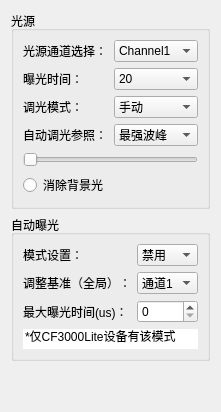
        <widget class="QWidget" name="tabLightSourceMode">
         <property name="enabled">
          <bool>true</bool>
         </property>
         <attribute name="title">
          <string>光源</string>
         </attribute>
         <layout class="QGridLayout" name="gridLayout_6">
          <item row="1" column="0">
           <widget class="QGroupBox" name="groupBox_autoExporsure">
            <property name="title">
             <string>自动曝光</string>
            </property>
            <layout class="QGridLayout" name="gridLayout_21">
             <item row="2" column="0">
              <widget class="QLabel" name="label_19">
               <property name="text">
                <string>最大曝光时间(us)：</string>
               </property>
              </widget>
             </item>
             <item row="1" column="1">
              <widget class="QComboBox" name="comboBox_3LAutoExporsureChannel">
               <item>
                <property name="text">
                 <string>通道1</string>
                </property>
               </item>
               <item>
                <property name="text">
                 <string>通道2</string>
                </property>
               </item>
              </widget>
             </item>
             <item row="3" column="0" colspan="2">
              <widget class="QLineEdit" name="lineEdit">
               <property name="text">
                <string>*仅CF3000Lite设备有该模式</string>
               </property>
               <property name="frame">
                <bool>false</bool>
               </property>
               <property name="cursorPosition">
                <number>18</number>
               </property>
               <property name="readOnly">
                <bool>true</bool>
               </property>
              </widget>
             </item>
             <item row="2" column="1">
              <widget class="QSpinBox" name="spinBox_3LAutoExporsureValue">
               <property name="maximum">
                <number>65535</number>
               </property>
              </widget>
             </item>
             <item row="0" column="0">
              <widget class="QLabel" name="label_11">
               <property name="text">
                <string>模式设置：</string>
               </property>
              </widget>
             </item>
             <item row="0" column="1">
              <widget class="QComboBox" name="comboBox_3LAutoExporsureMode">
               <item>
                <property name="text">
                 <string>禁用</string>
                </property>
               </item>
               <item>
                <property name="text">
                 <string>使能</string>
                </property>
               </item>
              </widget>
             </item>
             <item row="1" column="0">
              <widget class="QLabel" name="label_16">
               <property name="text">
                <string>调整基准（全局）：</string>
               </property>
              </widget>
             </item>
            </layout>
           </widget>
          </item>
          <item row="0" column="0">
           <widget class="QGroupBox" name="groupBoxLightSource">
            <property name="title">
             <string>光源</string>
            </property>
            <layout class="QGridLayout" name="gridLayout_38">
             <item row="0" column="0">
              <widget class="QLabel" name="label_4">
               <property name="text">
                <string>光源通道选择：</string>
               </property>
              </widget>
             </item>
             <item row="0" column="1">
              <widget class="QComboBox" name="comboBoxLightSourceChannelSelect">
               <item>
                <property name="text">
                 <string>Channel1</string>
                </property>
               </item>
               <item>
                <property name="text">
                 <string>Channel2</string>
                </property>
               </item>
               <item>
                <property name="text">
                 <string>Channel3</string>
                </property>
               </item>
               <item>
                <property name="text">
                 <string>Channel4</string>
                </property>
               </item>
              </widget>
             </item>
             <item row="1" column="0">
              <widget class="QLabel" name="label_5">
               <property name="text">
                <string>曝光时间：</string>
               </property>
              </widget>
             </item>
             <item row="1" column="1">
              <widget class="QComboBox" name="comboBoxExposureTime">
               <item>
                <property name="text">
                 <string>20</string>
                </property>
               </item>
               <item>
                <property name="text">
                 <string>50</string>
                </property>
               </item>
               <item>
                <property name="text">
                 <string>100</string>
                </property>
               </item>
               <item>
                <property name="text">
                 <string>200</string>
                </property>
               </item>
               <item>
                <property name="text">
                 <string>400</string>
                </property>
               </item>
               <item>
                <property name="text">
                 <string>700</string>
                </property>
               </item>
               <item>
                <property name="text">
                 <string>1000</string>
                </property>
               </item>
               <item>
                <property name="text">
                 <string>1500</string>
                </property>
               </item>
              </widget>
             </item>
             <item row="2" column="0">
              <widget class="QLabel" name="label_6">
               <property name="text">
                <string>调光模式：</string>
               </property>
              </widget>
             </item>
             <item row="2" column="1">
              <widget class="QComboBox" name="comboBoxLightMode">
               <item>
                <property name="text">
                 <string>手动</string>
                </property>
               </item>
               <item>
                <property name="text">
                 <string>自动</string>
                </property>
               </item>
              </widget>
             </item>
             <item row="3" column="0">
              <widget class="QLabel" name="label_7">
               <property name="text">
                <string>自动调光参照：</string>
               </property>
              </widget>
             </item>
             <item row="3" column="1">
              <widget class="QComboBox" name="comboBoxLightReference">
               <item>
                <property name="text">
                 <string>最强波峰</string>
                </property>
               </item>
               <item>
                <property name="text">
                 <string>最弱波峰</string>
                </property>
               </item>
              </widget>
             </item>
             <item row="5" column="0">
              <widget class="QRadioButton" name="rb_subBackgroundLight">
               <property name="text">
                <string>消除背景光</string>
               </property>
              </widget>
             </item>
             <item row="4" column="0" colspan="2">
              <widget class="QSlider" name="horizontalSliderLightValue">
               <property name="orientation">
                <enum>Qt::Horizontal</enum>
               </property>
              </widget>
             </item>
            </layout>
           </widget>
          </item>
          <item row="2" column="0">
           <spacer name="verticalSpacer_2">
            <property name="orientation">
             <enum>Qt::Vertical</enum>
            </property>
            <property name="sizeHint" stdset="0">
             <size>
              <width>20</width>
              <height>40</height>
             </size>
            </property>
           </spacer>
          </item>
         </layout>
        </widget>
